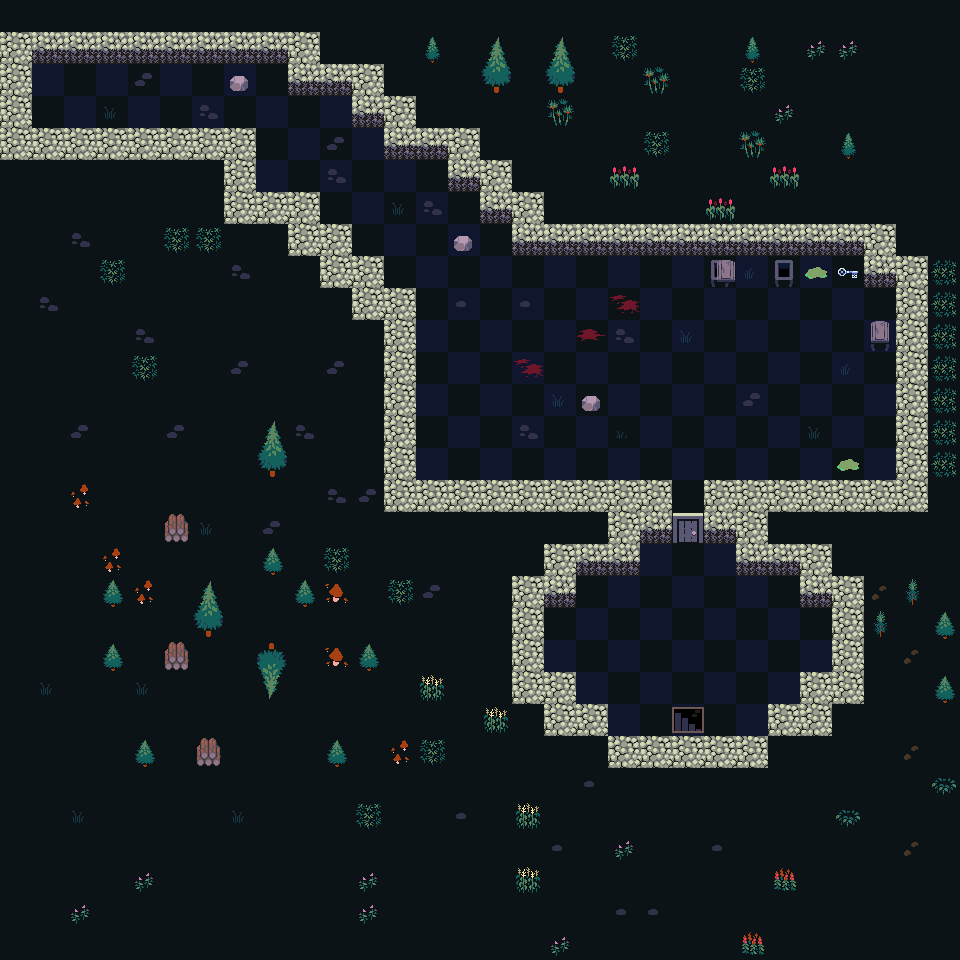

This is a level from a 2D game, rendered from its Tiled map with the project's own tilesets. A one-line summary and the map file follow, with tile-layer data summarised:
An orthogonal 30x30 tile map with 32x32 px tiles, 7 tile layers (Boden, Gras & Steine, Wände, Schlüssel, ...), 3 tilesets and 14 objects.

<map version="1.10" tiledversion="1.11.2" orientation="orthogonal" renderorder="right-down" width="30" height="30" tilewidth="32" tileheight="32" infinite="0" nextlayerid="27" nextobjectid="30">
 <editorsettings>
  <export target="../export/map.tmx" format="tmx" />
 </editorsettings>
 <tileset firstgid="1" source="tiles.tsx" />
 <tileset firstgid="443" name="rogues" tilewidth="32" tileheight="32" tilecount="49" columns="7">
  <image source="../Sprites/rogues.png" width="224" height="224" />
 </tileset>
 <tileset firstgid="492" name="items" tilewidth="32" tileheight="32" tilecount="286" columns="11">
  <image source="items.png" width="352" height="832" />
 </tileset>
 <layer id="12" name="Boden" width="30" height="30" locked="1">
  <data>[900 cells, 900 non-empty, 2 distinct tile ids]</data>
 </layer>
 <layer id="15" name="Gras &amp; Steine" width="30" height="30" locked="1">
  <data>[900 cells, 126 non-empty, 27 distinct tile ids]</data>
 </layer>
 <layer id="13" name="Wände" width="30" height="30" locked="1">
  <data>[900 cells, 120 non-empty, 6 distinct tile ids]</data>
 </layer>
 <layer id="24" name="Schlüssel" width="30" height="30" locked="1">
  <data>[900 cells, 1 non-empty, 1 distinct tile ids]</data>
 </layer>
 <layer id="23" name="Kisten" width="30" height="30" locked="1">
  <data>[900 cells, 0 non-empty, 0 distinct tile ids]</data>
 </layer>
 <layer id="25" name="Tür_offen" width="30" height="30" locked="1">
  <data>[900 cells, 1 non-empty, 1 distinct tile ids]</data>
 </layer>
 <layer id="14" name="Türen" width="30" height="30" locked="1">
  <data>[900 cells, 1 non-empty, 1 distinct tile ids]</data>
 </layer>
 <objectgroup id="26" name="enemySpawn" locked="1">
  <object id="18" x="279" y="121.5" width="30" height="30" />
  <object id="19" x="355" y="167" width="27.5" height="33" />
  <object id="20" x="430.5" y="279.5" width="22.5" height="31" />
  <object id="21" x="537" y="290" width="53.5" height="37.5" />
  <object id="22" x="477" y="367.5" width="34" height="30.5" />
  <object id="23" x="715" y="329" width="83.5" height="65.5" />
  <object id="24" x="649" y="358.5" width="32.5" height="46" />
  <object id="25" x="723.5" y="436.5" width="52" height="18" />
  <object id="26" x="829.5" y="419" width="12.5" height="23.5" />
  <object id="27" x="533" y="428.5" width="55" height="14" />
  <object id="28" x="694" y="591.5" width="41.5" height="36.5" />
  <object id="29" x="627.5" y="626.5" width="21" height="32" />
 </objectgroup>
 <objectgroup id="21" name="exit" visible="0" locked="1">
  <object id="16" x="673" y="705" width="30" height="28">
   <properties>
    <property name="nextMap" value="Tiled-Map2.tmx" />
   </properties>
  </object>
 </objectgroup>
 <objectgroup id="16" name="playerSpawn" visible="0" locked="1">
  <object id="15" x="57" y="73" width="54" height="42">
   <properties>
    <property name="name = &quot;playerSpawn&quot;&#10;type = &quot;spawn&quot;&#10;" value="" />
   </properties>
  </object>
 </objectgroup>
</map>
